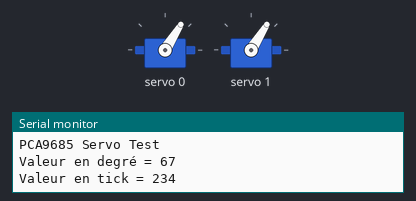
Simulated run of this sketch. Board: ESP32. Shown: 2 × servo, the last lines printed to the serial monitor. Random numbers use the default seed unless the sketch sets one.

Above: at 0.1 s.
At 9.6 s:
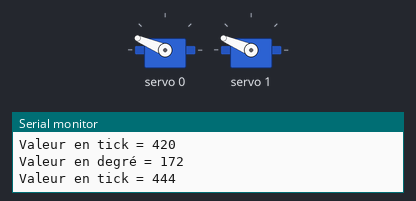
At 19.1 s:
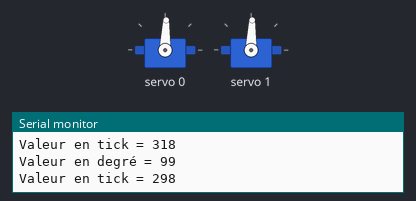
At 39.2 s:
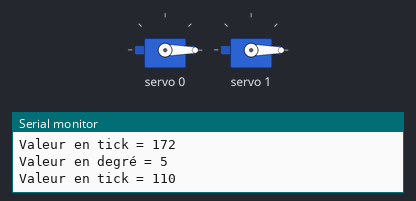
Timing chart, 0 to 40.0 s (numbered marks = the images above):
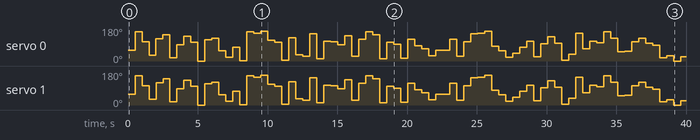

Measured:
- by itself, servo 0: 58° → 155° at 0.50 s, → 102° 0.50 s later, → 31° 0.50 s later, → 118° 0.50 s later, … (78 changes in this stretch)
- by itself, servo 1: 58° → 155° at 0.50 s, → 102° 0.50 s later, → 31° 0.50 s later, → 118° 0.50 s later, … (78 changes in this stretch)

The sketch:

random_moteur.ino
```cpp
#include <Wire.h>

// Include Adafruit PCA9685 Servo Library
#include <Adafruit_PWMServoDriver.h>

// Creat object to represent PCA9685 at default I2C address
Adafruit_PWMServoDriver pca9685 = Adafruit_PWMServoDriver(0x40);

// Define maximum and minimum number of "ticks" for the servo motors
// Range from 0 to 4095
// This determines the pulse width

#define SDA 26
#define SCL 27

//Valeur 0° 90° 180° moteur vertical
#define SERVOMIN_1  100  // Minimum value
#define SERVOMAX_1  520  // Maximum value
#define SERVOMID_1  310  // Middle value

//Valeur 0° 90° 180° moteur horizontal
#define SERVOMIN_2  125  // Minimum value
#define SERVOMAX_2  455  // Maximum value
#define SERVOMID_2  280  // Middle value

// Define servo motor connections (expand as required)
#define SER0  0   //Servo Motor 0 on connector 0
#define SER1  1  //Servo Motor 1 on connector 12
const int DEGRE_TO_TICK = (SERVOMAX_1 - SERVOMIN_1) / 180 ;

// Variables for Servo Motor positions (expand as required)
int pwm0;
int pwm1;

void setup() {
  // Serial monitor setup
  Wire.begin(SDA , SCL);
  Serial.begin(115200);

  // Print to monitor
  Serial.println("PCA9685 Servo Test");

  // Initialize PCA9685
  pca9685.begin();

  // Set PWM Frequency to 50Hz
  pca9685.setPWMFreq(50);

}

void loop() {
  long rand;
  rand = random(0, 180);
  int PulseValue = SERVOMIN_1 + rand* DEGRE_TO_TICK;

  Serial.printf("Valeur en degré = %ld  \n", rand);
  Serial.printf("Valeur en tick = %d \n", PulseValue);
  pca9685.setPWM(SER0, 0, PulseValue );
  pca9685.setPWM(SER1, 0, PulseValue );
  delay(500);
  //MIN Moteur vertical


}
```
